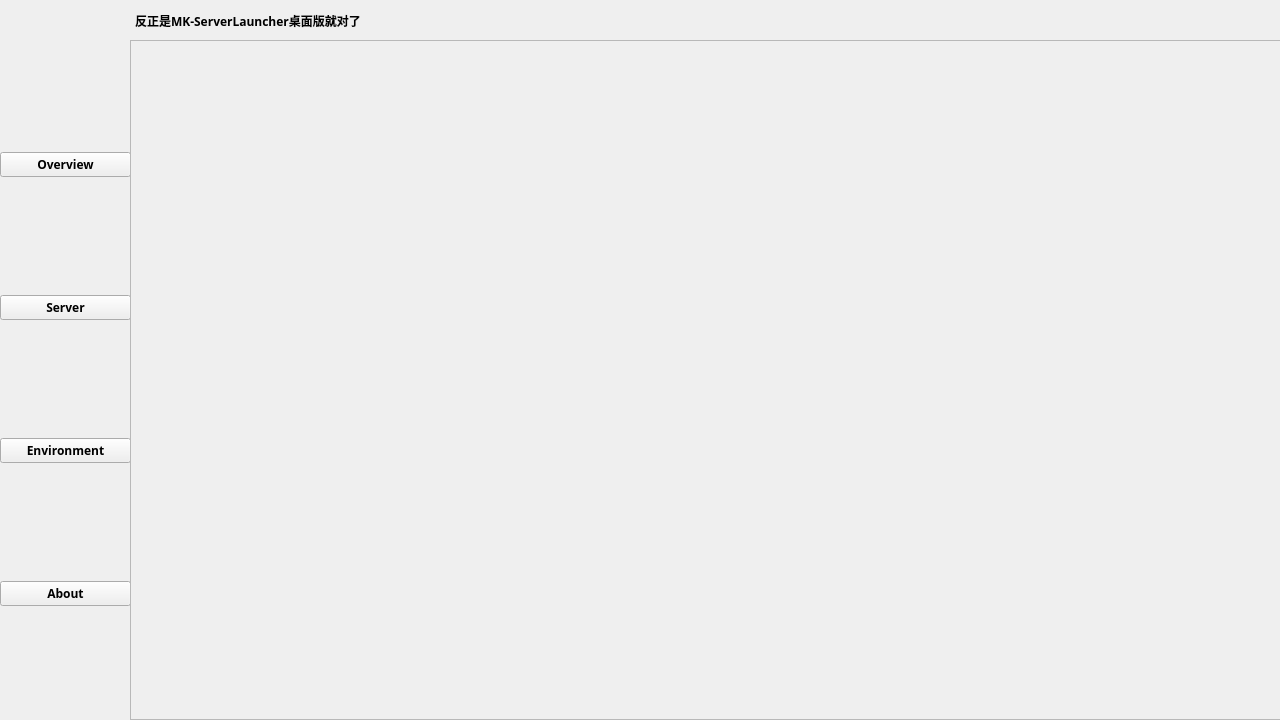
<?xml version="1.0" encoding="UTF-8"?>
<ui version="4.0">
 <class>Form</class>
 <widget class="QWidget" name="Form">
  <property name="windowModality">
   <enum>Qt::NonModal</enum>
  </property>
  <property name="enabled">
   <bool>true</bool>
  </property>
  <property name="geometry">
   <rect>
    <x>0</x>
    <y>0</y>
    <width>1280</width>
    <height>720</height>
   </rect>
  </property>
  <property name="windowTitle">
   <string>Form</string>
  </property>
  <widget class="QWidget" name="verticalLayoutWidget_3">
   <property name="geometry">
    <rect>
     <x>0</x>
     <y>40</y>
     <width>131</width>
     <height>681</height>
    </rect>
   </property>
   <layout class="QVBoxLayout" name="verticalLayout_3">
    <item>
     <widget class="QPushButton" name="overview">
      <property name="font">
       <font>
        <family>微软雅黑</family>
        <weight>75</weight>
        <bold>true</bold>
       </font>
      </property>
      <property name="text">
       <string>Overview</string>
      </property>
     </widget>
    </item>
    <item>
     <widget class="QPushButton" name="server">
      <property name="font">
       <font>
        <family>微软雅黑</family>
        <weight>75</weight>
        <bold>true</bold>
       </font>
      </property>
      <property name="text">
       <string>Server</string>
      </property>
     </widget>
    </item>
    <item>
     <widget class="QPushButton" name="environment">
      <property name="font">
       <font>
        <family>微软雅黑</family>
        <weight>75</weight>
        <bold>true</bold>
       </font>
      </property>
      <property name="text">
       <string>Environment</string>
      </property>
     </widget>
    </item>
    <item>
     <widget class="QPushButton" name="pushButton">
      <property name="font">
       <font>
        <family>微软雅黑</family>
        <weight>75</weight>
        <bold>true</bold>
       </font>
      </property>
      <property name="text">
       <string>About</string>
      </property>
     </widget>
    </item>
   </layout>
  </widget>
  <widget class="QWidget" name="horizontalLayoutWidget">
   <property name="geometry">
    <rect>
     <x>0</x>
     <y>0</y>
     <width>361</width>
     <height>41</height>
    </rect>
   </property>
   <layout class="QHBoxLayout" name="horizontalLayout">
    <item>
     <widget class="QLabel" name="label_2">
      <property name="text">
       <string/>
      </property>
      <property name="pixmap">
       <pixmap resource="client_Res.qrc">:/res/Copyright_He.png</pixmap>
      </property>
     </widget>
    </item>
    <item>
     <widget class="QLabel" name="label">
      <property name="font">
       <font>
        <family>微软雅黑</family>
        <weight>75</weight>
        <bold>true</bold>
       </font>
      </property>
      <property name="text">
       <string>反正是MK-ServerLauncher桌面版就对了</string>
      </property>
     </widget>
    </item>
   </layout>
  </widget>
  <widget class="QFrame" name="frame">
   <property name="geometry">
    <rect>
     <x>130</x>
     <y>40</y>
     <width>1151</width>
     <height>681</height>
    </rect>
   </property>
   <property name="frameShape">
    <enum>QFrame::StyledPanel</enum>
   </property>
   <property name="frameShadow">
    <enum>QFrame::Raised</enum>
   </property>
   <widget class="QStackedWidget" name="stackedWidget">
    <property name="geometry">
     <rect>
      <x>0</x>
      <y>-1</y>
      <width>1151</width>
      <height>681</height>
     </rect>
    </property>
    <property name="frameShape">
     <enum>QFrame::StyledPanel</enum>
    </property>
    <property name="frameShadow">
     <enum>QFrame::Plain</enum>
    </property>
    <property name="currentIndex">
     <number>0</number>
    </property>
    <widget class="QWidget" name="page_3"/>
    <widget class="QWidget" name="page_4"/>
   </widget>
  </widget>
 </widget>
 <resources>
  <include location="client_Res.qrc"/>
  <include location="client_Res.qrc"/>
 </resources>
 <connections/>
</ui>
